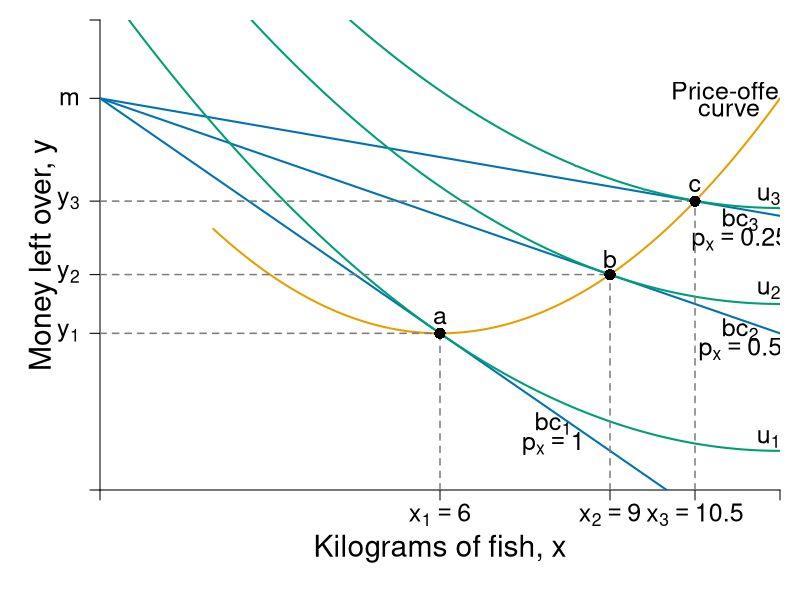

The R source for this figure:
require(shape)
pdf(file = "indmarketdemand/offer_curve_qql.pdf", width = 9, height = 7)

#Set parameters for graphics
pointsize <- 1.8
axislabelsize <- 1.8
labelsize <- 1.5
namesize <- 1.8
annotatesize <- 1.5
graphlinewidth <- 2
segmentlinewidth <- 1.5

COL <- c("#7fc97f", "#beaed4", "#fdc086", "#ffff99", "#386cb0", "#f0027f", "#bf5b17", "#666666")
COLA <- c("#99d8c9","#66c2a4","#41ae76", "#238b45", "#005824")
COLB <- c("#4eb3d3", "#2b8cbe", "#0868ac","#084081")
grays <- gray.colors(25, start = 1, end = 0)
CBCols <- c("#009E73","#0072B2","#E69F00","#CC79A7", "#F0E442")


#Edited the margins to cater for the larger LHS labels
par(mar =  c(5.5, 5, 1, 1))

mrsA <- function(x, rmax = 10, xmax = 20) {
  rmax - (rmax/xmax)*x
}


uA <- function(x, y, rmax = 2, xmax = 12) {
  y + rmax*x - (1/2)*(rmax/xmax)*x^2
}

indiffA1 <- function(x, uA = 10, rmax = 2.5, xmax = 10) {
  uA - rmax*x + (1/2)*(rmax/xmax)*(x^2)
}

offerCurve <- function(x, w, rmax = 2, xmax = 12) {
  w - rmax*x + (rmax/xmax)*x^2
}

bcA <- function(x, w = 20, p = 2) {
  w - p*x
}


xlims <- c(0, 12)
ylims <- c(0, 12)

npts <- 501 
x <- seq(xlims[1], xlims[2], length.out = npts)
y <- seq(ylims[1], ylims[2], length.out = npts) 
a <- c(13, 16.75, 19.2)

plot(0, 0, xlim = xlims, ylim = ylims, type = "n",
     xlab = expression(paste("")),
     ylab = expression(paste("")), 
     xaxt = "n", 
     yaxt = "n", 
     cex.lab = axislabelsize, 
     bty = "n",
     xaxs="i", 
     yaxs="i")

# ticksy <- seq(from = ylims[1], to = ylims[2], by = 1)
# ylabels <- seq(from = ylims[1], to = ylims[2], by = 1)
# ticksx <- seq(from = xlims[1], to = xlims[2], by = 1)
# xlabels <- seq(from = xlims[1], to = xlims[2], by = 1)
ticksy <- c(0, 4, 5.5, 7.375 , 10, ylims[2])
ylabels <- c(NA, expression(paste(y[1])), expression(paste(y[2])), expression(paste(y[3])), expression(paste(m)), NA)
ticksx <- c(0, 6, 9, 10.5,  xlims[2])
xlabels <- c(NA, expression(paste(x[1])==6), expression(paste(x[2])==9), expression(paste(x[3])==10.5), NA)




axis(1, at = ticksx, pos = 0, labels = xlabels, cex.axis = labelsize)
axis(2, at = ticksy, pos = 0, labels = ylabels, las = 1, cex.axis = labelsize)

npts <- 500 
xx1 <- seq(xlims[1], xlims[2], length.out = npts)

#lines(xx1, bcA(xx1, w = 10, p = 1.5), col = COLB[3], lwd = graphlinewidth)
lines(xx1, bcA(xx1, w = 10, p = 1), col = CBCols[2], lwd = graphlinewidth)
lines(xx1, bcA(xx1, w = 10, p = 0.5), col = CBCols[2], lwd = graphlinewidth)
lines(xx1, bcA(xx1, w = 10, p = 0.25), col = CBCols[2], lwd = graphlinewidth)


#Label the axes
text(0.5*xlims[2], -1.5, expression(paste("Kilograms of fish, ", x)), xpd = TRUE, cex = axislabelsize) 
text(-1, 0.5*ylims[2], expression(paste("Money left over, ", y)), xpd = TRUE, cex = axislabelsize, srt = 90) 

#Label the indifference curves
text(11.8, 1.3, expression(u[1]), cex = labelsize)
text(11.8, 5.1, expression(u[2]), cex = labelsize)
text(11.8, 7.5, expression(u[3]), cex = labelsize)

#Label the price lines
text(8, 1.7, expression(paste(bc[1])), cex = annotatesize)
text(8, 1.2, expression(paste(p[x] == 1)), cex = annotatesize)
text(11.3, 4.1, expression(paste(bc[2])), cex = annotatesize)
text(11.3, 3.6, expression(paste(p[x] == 0.5)), cex = annotatesize)
text(11.3, 6.9, expression(paste(bc[3])), cex = annotatesize)
text(11.3, 6.4, expression(paste(p[x] == 0.25)), cex = annotatesize)

#Label the offer curve
text(11.1, 10.2, expression("Price-offer"), cex = labelsize)
text(11.1, 9.7, expression("curve"), cex = labelsize)

#Add the contour plot for the indifference curves
contour(x, y, 
        outer(x, y, uA),
        drawlabels = FALSE,
        col = CBCols[1],
        lwd = graphlinewidth,
        levels = a, 
        xaxs="i", 
        yaxs="i", 
        add = TRUE)

#Add the offer curve (superimposed on the indifference curves tangent to the price lines)
xx2 <- seq(2, xlims[2], length.out = npts)
lines(xx2, offerCurve(xx2, w = 10, rmax = 2, xmax = 12), col = CBCols[3], lwd = graphlinewidth)

#Segments for points on Offer curve
segments(0, 4, 6, 4, lty = 2, col = grays[20] , lwd = segmentlinewidth)
segments(6, 0, 6, 4, lty = 2, col = grays[20] , lwd = segmentlinewidth)
segments(0, 5.5, 9, 5.5, lty = 2, col = grays[20] , lwd = segmentlinewidth)
segments(9, 0, 9, 5.5, lty = 2, col = grays[20] , lwd = segmentlinewidth)
segments(0, 7.375, 10.5, 7.375, lty = 2, col = grays[20] , lwd = segmentlinewidth)
segments(10.5, 0, 10.5, 7.375, lty = 2, col = grays[20] , lwd = segmentlinewidth)

#Annotate points on offer curve mrs = p for each of p = 1, 0.5, 0.25
#Where mrs = 2 - (1/6)*x
points(6, 4, pch = 16, col = "black", cex = 1.5)
points(9, 5.5, pch = 16, col = "black", cex = 1.5)
points(10.5, 7.375, pch = 16, col = "black", cex = 1.5)

text(6, 4.4, expression(paste(a)), cex = labelsize)
text(9, 5.9, expression(paste(b)), cex = labelsize)
text(10.5, 7.775, expression(paste(c)), cex = labelsize)

dev.off()
